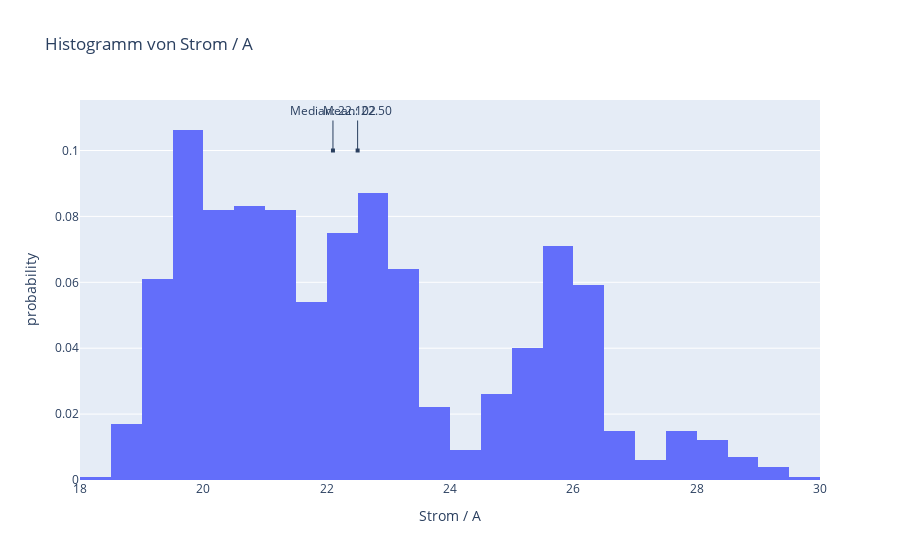

The code cell stored with this chart in its notebook:
### Markdown cell above
Wählen Sie nun ein metrisches Merkmal aus, bei dem es einen Unterschied ≥ 1 zwischen dem arithmetischen Mittel und dem Median gibt. Überlegen Sie sich, was Gründe für den Unterschied sein könnten. Überprüfen Sie Ihre Vermutungen dann durch eine passende Visualisierung!

### Code cell
import pandas as pd
import plotly.express as px

df = pd.read_csv("data/machine_data.csv", delimiter=";", decimal=",")

metrisches_merkmal = "Strom / A"

mean_value = df[metrisches_merkmal].mean()
median_value = df[metrisches_merkmal].median()

fig = px.histogram(df, x=metrisches_merkmal, histnorm="probability", title=f'Histogramm von {metrisches_merkmal}')
fig.update_layout(
    annotations=[
        dict(
            x=mean_value,
            y=0.1,
            xref="x",
            yref="y",
            text=f'Mean: {mean_value:.2f}',
            showarrow=True,
            arrowhead=7,
            ax=0,
            ay=-40
        ),
        dict(
            x=median_value,
            y=0.1,
            xref="x",
            yref="y",
            text=f'Median: {median_value}',
            showarrow=True,
            arrowhead=7,
            ax=0,
            ay=-40
        )
    ]
)

fig.show()

### Figure 1 — Plotly figure (JSON) as saved in the notebook; plotly's stock layout.template omitted (floating-point values rounded to 4 significant figures; data arrays with more than 128 entries replaced by an {"elided": "..."} marker saying what was removed)
{"data": [{"alignmentgroup": "True", "bingroup": "x", "histnorm": "probability", "hovertemplate": "Strom / A=%{x}<br>probability=%{y}<extra></extra>", "legendgroup": "", "marker": {"color": "#636efa", "pattern": {"shape": ""}}, "name": "", "offsetgroup": "", "orientation": "v", "showlegend": false, "type": "histogram", "x": {"elided": "1000 float values"}, "xaxis": "x", "yaxis": "y"}], "layout": {"annotations": [{"arrowhead": 7, "ax": 0, "ay": -40, "showarrow": true, "text": "Mean: 22.50", "x": 22.5, "xref": "x", "y": 0.1, "yref": "y"}, {"arrowhead": 7, "ax": 0, "ay": -40, "showarrow": true, "text": "Median: 22.102", "x": 22.1, "xref": "x", "y": 0.1, "yref": "y"}], "barmode": "relative", "legend": {"tracegroupgap": 0}, "title": {"text": "Histogramm von Strom / A"}, "xaxis": {"anchor": "y", "domain": [0, 1], "title": {"text": "Strom / A"}}, "yaxis": {"anchor": "x", "domain": [0, 1], "title": {"text": "probability"}}}}
